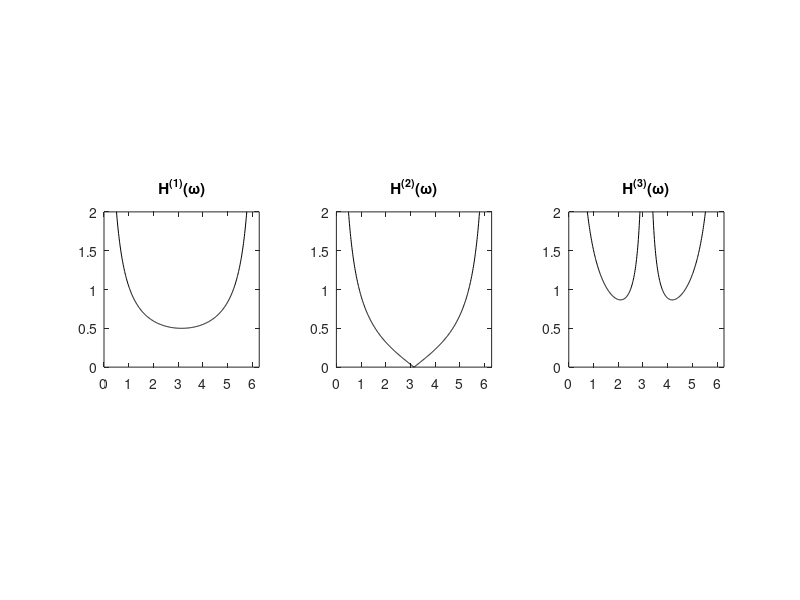
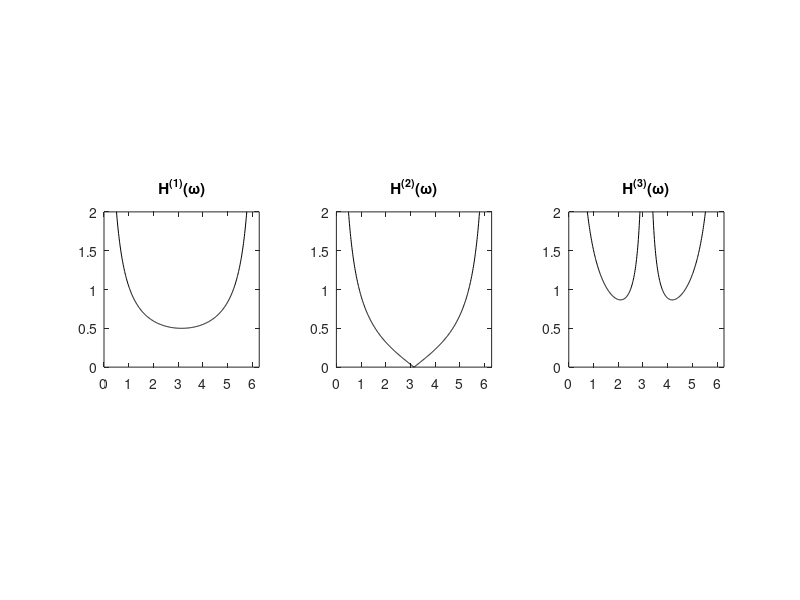

These charts were generated, in order, by the following MATLAB code:
clear;
N = 512;
x = 2*pi*(0:N-1)/(N-1);
z = exp(i*x);
r1 = 1./(z-1);
r2 = 1/2*(z+1)./(z-1);
r3 = 1/2*(1+4*z+z.^2)./(z.^2-1);

subplot(1,3,1);
plot(x, abs(r1), 'k');
axis([0,2*pi, 0, 2]);
axis square;
title('H^{(1)}(\omega)');

subplot(1,3,2);
plot(x, abs(r2), 'k');
axis([0,2*pi, 0, 2]);
axis square;
title('H^{(2)}(\omega)');

subplot(1,3,3);
plot(x, abs(r3), 'k');
axis([0,2*pi, 0, 2]);
axis square;
title('H^{(3)}(\omega)');

saveas(gcf, '../meth-quadratures-filtre-recursif', 'eps')
saveas(gcf, '../meth-quadratures-filtre-recursif', 'png')
